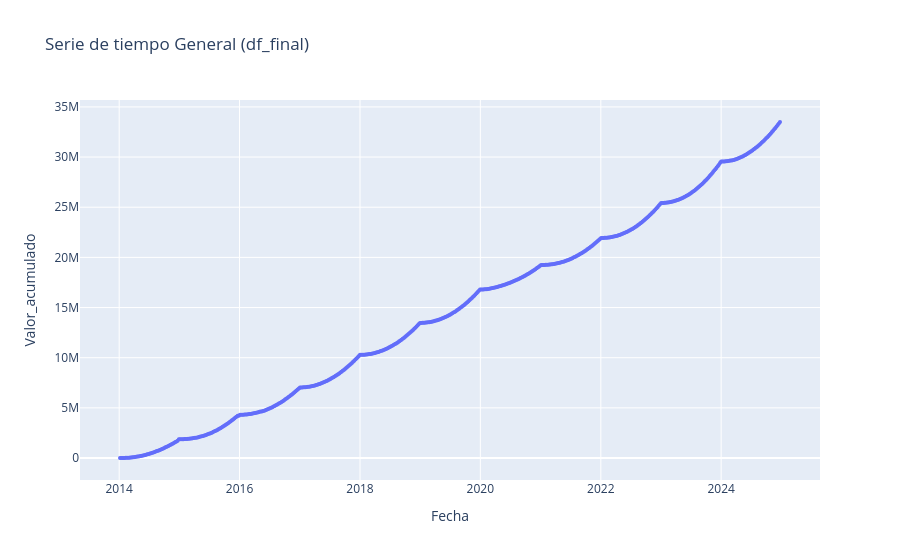

Notebook source saved alongside this figure:
### Code cell
# Gráfica de línea con seaborn
fig = sns.lineplot(data=df_acumulado, x='Fecha', y='Valor_acumulado', marker='o')
fig.set_title('Serie de tiempo General (df_final)')
fig.set_xlabel('Fecha')
fig.set_ylabel('Valor')
fig.grid(True)
fig.figure.set_size_inches(11, 6)
plt.show()

# Gráfica de línea con plotly
fig = px.line(df_acumulado, x='Fecha', y='Valor_acumulado',title=f"Serie de tiempo General (df_final)",
              hover_data={'Semana': True, 'Fecha': True},
              markers=True,
            )
# Ajustar el tamaño de los marcadores
fig.update_traces(marker=dict(size=4))
# # fig.update_layout(height=800)
fig.show()

### Figure 1 — Plotly figure (JSON) as saved in the notebook; plotly's stock layout.template omitted (floating-point values rounded to 4 significant figures; data arrays with more than 128 entries replaced by an {"elided": "..."} marker saying what was removed)
{"data": [{"customdata": {"elided": "573x1 int values"}, "hovertemplate": "Fecha=%{x}<br>Valor_acumulado=%{y}<br>Semana=%{customdata[0]}<extra></extra>", "legendgroup": "", "line": {"color": "#636efa", "dash": "solid"}, "marker": {"size": 4, "symbol": "circle"}, "mode": "lines+markers", "name": "", "orientation": "v", "showlegend": false, "type": "scatter", "x": {"elided": "573 str values"}, "xaxis": "x", "y": {"elided": "573 float values"}, "yaxis": "y"}], "layout": {"legend": {"tracegroupgap": 0}, "title": {"text": "Serie de tiempo General (df_final)"}, "xaxis": {"anchor": "y", "domain": [0, 1], "title": {"text": "Fecha"}}, "yaxis": {"anchor": "x", "domain": [0, 1], "title": {"text": "Valor_acumulado"}}}}
